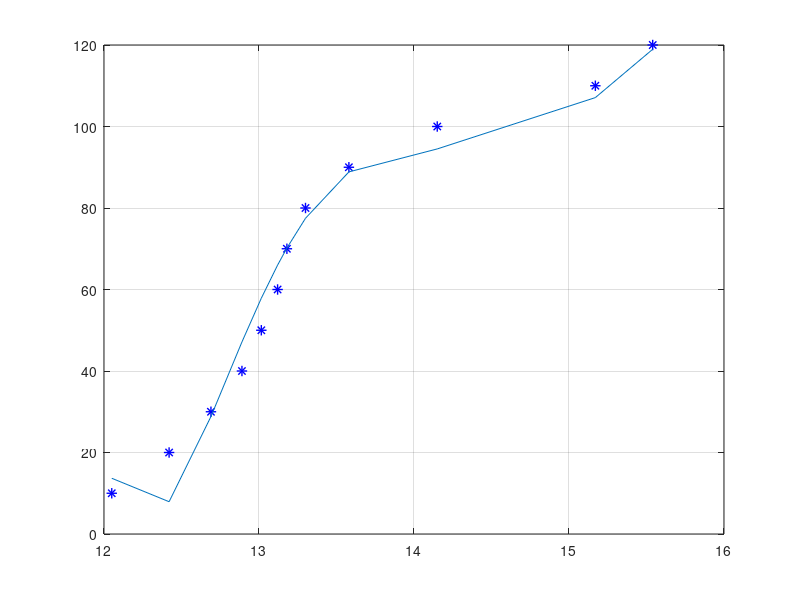

The MATLAB script that drew this image:
#pkg unload control 
pkg load optim


## Charge
c5 = [12.6, 12.77, 12.95, 13.2, 13.39, 13.53, 13.675, 14.02, 15.27, 15.96, 16.25, 16.38];
c10 = [12.38, 12.6, 12.82, 13.05, 13.2, 13.3, 13.41, 13.63, 14.08, 15.24, 15.72, 15.95];
c20 = [12.05, 12.42, 12.69, 12.89, 13.015, 13.12, 13.18, 13.3, 13.58, 14.15, 15.17, 15.54];
c40 = [11.8, 12.25, 12.55, 12.72, 12.82, 12.92, 12.95, 13.0, 13.15, 13.5, 14.5, 15.08];

## Rest
rest = [11.7, 11.915, 12.115, 12.24, 12.32, 12.415, 12.5, 12.6, 12.59, 12.61];

## Discharge
d100 = [12.66, 12.66, 12.64, 12.605, 12.54, 12.48, 12.38, 12.28, 12.12, 11.925, 11.7];
d20 = [12.604, 12.545, 12.54, 12.5, 12.42, 12.323, 12.22, 12.1, 11.915, 11.7, 11.45];
d10 = [12.485, 12.425, 12.35, 12.248, 12.13, 12.004, 11.88, 11.695, 11.48, 11.28, 11];
d5 = [12.065, 12.0, 11.917, 11.81, 11.69, 11.522, 11.385, 11.18, 10.91, 10.602, 10.2];
d3 = [11.78, 11.7, 11.61, 11.495, 11.325, 11.145, 10.98, 10.715, 10.39, 9.97, 9.48];

percent = [10, 20, 30, 40, 50, 60, 70, 80, 90, 100, 110, 120];
percent11 = [110, 100, 90, 80, 70, 60, 50, 40, 30, 20, 10];
percentRest = [10, 20, 30, 40, 50, 60, 70, 80, 90, 100];


###############################
########## Fit c20 ############
###############################

x = c20;
y = percent;

maximum = 100;
minimum = -100;
increment = 1;
sw = 0;

a = minimum;
while (a < maximum)
  b = minimum;
  while (b < maximum)
    c = minimum;
    while (c < maximum)
      d = minimum;
      while (d < maximum)
        e = minimum;
        while (e < maximum)
          f = minimum;
          while (f < maximum)
            g = minimum;
            while (g < maximum)
              # SIXTH ORDER 2
              F = @(x, p) (x - p(1)).* (x - p(2)).* (x - p(3)).* (x - p(4)).* (x - p(5)).* (x - p(6)) + p(7);
              p = [a, b, c, d, e, f, g];
              
              g = g + increment;
              global verbose;
               verbose = 0;
               [data, fit] = leasqr(x, y, p, F);
              
              accumulator = 0;        
              for i = 1:x
                accumulator = accumulator + (y(i) - ((x(i) - fit(1, 1)).* (x(i) - fit(2, 1)).* (x(i) - fit(3, 1)).* (x(i) - fit(4, 1)).* (x(i) - fit(5, 1)).* (x(i) - fit(6, 1)) + fit(7, 1))).^2;
              endfor
              
              if (sw == 0)
                sw = 1;
                minimum = accumulator;
                pfinal = p;
              endif
                
              if (accumulator < minimum)
                minimum = accumulator;
                pfinal = p;
              endif
              
              endwhile
            f = f + increment;
            endwhile
          e = e + increment;
          endwhile
        d = d + increment;
        endwhile
      c = c + increment;
      endwhile
    b = b + increment;
    endwhile
  a = a + increment;
endwhile

global verbose;
 verbose = 0;
 [data, fit] = leasqr(x, y, pfinal, F);

figure(4)
hold on
grid on
box on
plot(x, y, 'b*', 'LineWidth', 1, 'MarkerSize', 7.5)

# SIXTH ORDER 
#plot(x,  (x - fit(1, 1)).* (x - fit(2, 1)).* (x - fit(3, 1)).* (x - fit(4, 1)).* (x - fit(5, 1)).* (x - fit(6, 1)) + fit(7, 1))
# Less precise
plot(x,  (x - 17.190).* (x - 14.171).* (x - 14.205).* (x - 11.740).* (x - 17.159).* (x - 14.222) + 94.499)
   
fit